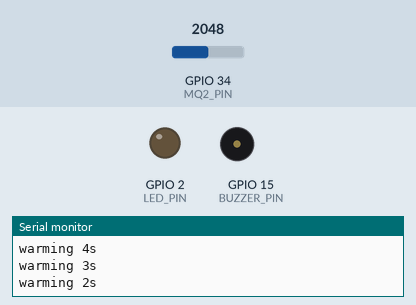
A sketch run on a simulated ESP32. Shown: output pins drawn as LEDs (lit = HIGH), buzzer (waves = sounding), the last lines printed to the serial monitor. The inputs (shaded band) are chosen by the test bench; at power-on: GPIO 34 (MQ2_PIN) = 2048.

Above: at 18.0 s.
18.1 s: GPIO 34 (MQ2_PIN) set to 1534
At 21.1 s:
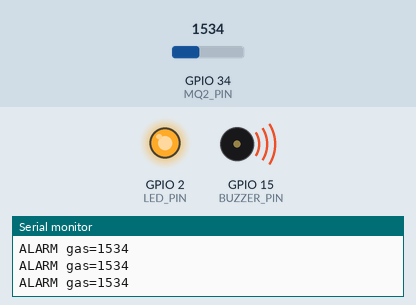
21.5 s: GPIO 34 (MQ2_PIN) set to 1446
Timing chart, 0 to 24.5 s (numbered marks = the images above; inputs shaded):
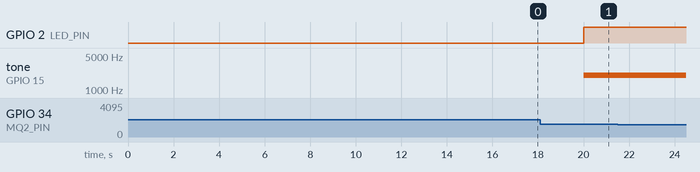

The sketch:

gas_alarm.ino
```cpp
// WHY: MQ-2 needs ~20s to warm its heater before readings are meaningful. We
// then compare the analog gas level to a threshold; if it trips, the buzzer +
// LED alarm LATCHES (stays on) until a reset — a stuck-on alarm is safer than
// one that quietly clears itself.

#define MQ2_PIN 34
#define BUZZER_PIN 15
#define LED_PIN 2

const int THRESHOLD = 1500;        // tune to your sensor/environment
const unsigned long WARMUP_MS = 20000;

bool alarmLatched = false;

void setup() {
  Serial.begin(115200);
  pinMode(MQ2_PIN, INPUT);
  pinMode(BUZZER_PIN, OUTPUT);
  pinMode(LED_PIN, OUTPUT);
  Serial.println("Warming up sensor...");
}

void loop() {
  if (millis() < WARMUP_MS) {
    Serial.printf("warming %ds\n", (WARMUP_MS - millis()) / 1000);
    delay(1000);
    return;
  }

  int g = analogRead(MQ2_PIN);
  if (g > THRESHOLD) alarmLatched = true;

  if (alarmLatched) {
    digitalWrite(LED_PIN, HIGH);
    tone(BUZZER_PIN, 2000);          // continuous alarm
    Serial.printf("ALARM gas=%d\n", g);
  } else {
    digitalWrite(LED_PIN, LOW);
    noTone(BUZZER_PIN);
  }
  delay(200);
}
```
